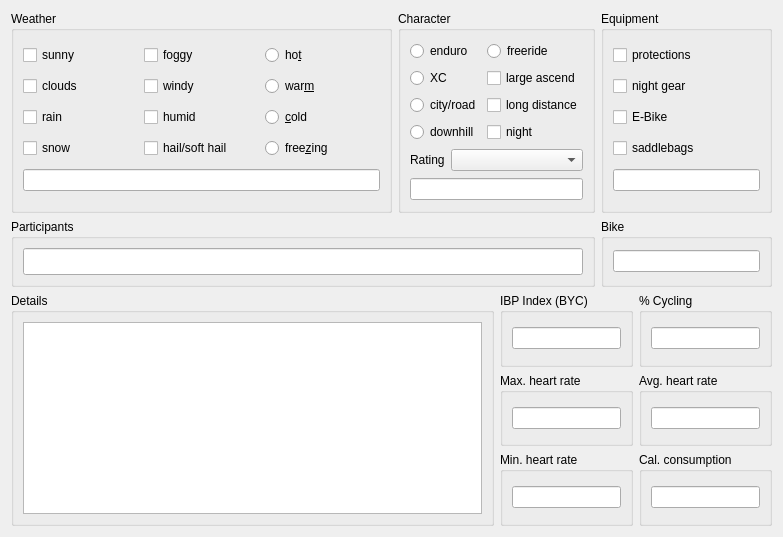
<?xml version="1.0" encoding="UTF-8"?>
<ui version="4.0">
 <class>Form</class>
 <widget class="QWidget" name="Form">
  <property name="geometry">
   <rect>
    <x>0</x>
    <y>0</y>
    <width>783</width>
    <height>537</height>
   </rect>
  </property>
  <property name="windowTitle">
   <string>Form</string>
  </property>
  <layout class="QGridLayout" name="gridLayout_5">
   <item row="0" column="0">
    <widget class="QGroupBox" name="groupBox_b">
     <property name="minimumSize">
      <size>
       <width>381</width>
       <height>202</height>
      </size>
     </property>
     <property name="title">
      <string>Weather</string>
     </property>
     <layout class="QGridLayout" name="gridLayout">
      <item row="0" column="0">
       <widget class="QCheckBox" name="checkBox">
        <property name="text">
         <string>sunny</string>
        </property>
        <property name="shortcut">
         <string notr="true"/>
        </property>
       </widget>
      </item>
      <item row="0" column="1">
       <widget class="QCheckBox" name="checkBox_20">
        <property name="text">
         <string>foggy</string>
        </property>
       </widget>
      </item>
      <item row="0" column="2">
       <widget class="QRadioButton" name="radioButton">
        <property name="text">
         <string>ho&amp;t</string>
        </property>
        <property name="shortcut">
         <string notr="true"/>
        </property>
       </widget>
      </item>
      <item row="1" column="0">
       <widget class="QCheckBox" name="checkBox_5">
        <property name="text">
         <string>clouds</string>
        </property>
        <property name="shortcut">
         <string notr="true"/>
        </property>
       </widget>
      </item>
      <item row="1" column="1">
       <widget class="QCheckBox" name="checkBox_18">
        <property name="text">
         <string>windy</string>
        </property>
        <property name="shortcut">
         <string notr="true"/>
        </property>
       </widget>
      </item>
      <item row="1" column="2">
       <widget class="QRadioButton" name="radioButton_2">
        <property name="text">
         <string>war&amp;m</string>
        </property>
        <property name="shortcut">
         <string notr="true"/>
        </property>
       </widget>
      </item>
      <item row="2" column="0">
       <widget class="QCheckBox" name="checkBox_6">
        <property name="text">
         <string>rain</string>
        </property>
        <property name="shortcut">
         <string notr="true"/>
        </property>
       </widget>
      </item>
      <item row="2" column="1">
       <widget class="QCheckBox" name="checkBox_11">
        <property name="text">
         <string>humid</string>
        </property>
        <property name="shortcut">
         <string notr="true"/>
        </property>
       </widget>
      </item>
      <item row="2" column="2">
       <widget class="QRadioButton" name="radioButton_3">
        <property name="text">
         <string>&amp;cold</string>
        </property>
        <property name="shortcut">
         <string notr="true"/>
        </property>
       </widget>
      </item>
      <item row="3" column="0">
       <widget class="QCheckBox" name="checkBox_7">
        <property name="text">
         <string>snow</string>
        </property>
        <property name="shortcut">
         <string notr="true"/>
        </property>
       </widget>
      </item>
      <item row="3" column="1">
       <widget class="QCheckBox" name="checkBox_2">
        <property name="text">
         <string>hail/soft hail</string>
        </property>
       </widget>
      </item>
      <item row="3" column="2">
       <widget class="QRadioButton" name="radioButton_4">
        <property name="text">
         <string>free&amp;zing</string>
        </property>
        <property name="shortcut">
         <string notr="true"/>
        </property>
       </widget>
      </item>
      <item row="4" column="0" colspan="3">
       <widget class="QLineEdit" name="lineEdit_2"/>
      </item>
     </layout>
    </widget>
   </item>
   <item row="0" column="1" colspan="2">
    <widget class="QGroupBox" name="groupBox_a">
     <property name="title">
      <string>Character</string>
     </property>
     <layout class="QGridLayout" name="gridLayout_2">
      <item row="0" column="0" colspan="2">
       <widget class="QRadioButton" name="radioButton_6">
        <property name="text">
         <string>enduro</string>
        </property>
       </widget>
      </item>
      <item row="0" column="2">
       <widget class="QRadioButton" name="radioButton_15">
        <property name="text">
         <string>freeride</string>
        </property>
       </widget>
      </item>
      <item row="1" column="0" colspan="2">
       <widget class="QRadioButton" name="radioButton_5">
        <property name="text">
         <string>XC</string>
        </property>
       </widget>
      </item>
      <item row="1" column="2">
       <widget class="QCheckBox" name="checkBox_14">
        <property name="text">
         <string>large ascend</string>
        </property>
       </widget>
      </item>
      <item row="2" column="0" colspan="2">
       <widget class="QRadioButton" name="radioButton_17">
        <property name="text">
         <string>city/road</string>
        </property>
       </widget>
      </item>
      <item row="2" column="2">
       <widget class="QCheckBox" name="checkBox_13">
        <property name="text">
         <string>long distance</string>
        </property>
       </widget>
      </item>
      <item row="3" column="0" colspan="2">
       <widget class="QRadioButton" name="radioButton_16">
        <property name="text">
         <string>downhill</string>
        </property>
       </widget>
      </item>
      <item row="3" column="2">
       <widget class="QCheckBox" name="checkBox_4">
        <property name="text">
         <string>night</string>
        </property>
       </widget>
      </item>
      <item row="4" column="0">
       <widget class="QLabel" name="label_2">
        <property name="text">
         <string>Rating</string>
        </property>
       </widget>
      </item>
      <item row="4" column="1" colspan="2">
       <widget class="QComboBox" name="comboBox">
        <item>
         <property name="text">
          <string/>
         </property>
        </item>
        <item>
         <property name="text">
          <string>Rating 5 stars</string>
         </property>
        </item>
        <item>
         <property name="text">
          <string>Rating 4 stars</string>
         </property>
        </item>
        <item>
         <property name="text">
          <string>Rating 3 stars</string>
         </property>
        </item>
        <item>
         <property name="text">
          <string>Rating 2 stars</string>
         </property>
        </item>
        <item>
         <property name="text">
          <string>Rating 1 star</string>
         </property>
        </item>
       </widget>
      </item>
      <item row="5" column="0" colspan="3">
       <widget class="QLineEdit" name="lineEdit_3"/>
      </item>
     </layout>
    </widget>
   </item>
   <item row="0" column="3">
    <widget class="QGroupBox" name="groupBox_d">
     <property name="title">
      <string>Equipment</string>
     </property>
     <layout class="QGridLayout" name="gridLayout_3">
      <item row="0" column="0">
       <widget class="QCheckBox" name="checkBox_9">
        <property name="text">
         <string>protections</string>
        </property>
       </widget>
      </item>
      <item row="1" column="0">
       <widget class="QCheckBox" name="checkBox_10">
        <property name="text">
         <string>night gear</string>
        </property>
       </widget>
      </item>
      <item row="2" column="0">
       <widget class="QCheckBox" name="checkBox_3">
        <property name="text">
         <string>E-Bike</string>
        </property>
       </widget>
      </item>
      <item row="3" column="0">
       <widget class="QCheckBox" name="checkBox_17">
        <property name="text">
         <string>saddlebags</string>
        </property>
       </widget>
      </item>
      <item row="4" column="0">
       <widget class="QLineEdit" name="lineEdit_4"/>
      </item>
     </layout>
    </widget>
   </item>
   <item row="1" column="0" colspan="3">
    <widget class="QGroupBox" name="groupBox_c">
     <property name="title">
      <string>Participants</string>
     </property>
     <layout class="QHBoxLayout" name="horizontalLayout_3">
      <item>
       <widget class="QLineEdit" name="lineEdit">
        <property name="sizePolicy">
         <sizepolicy hsizetype="Expanding" vsizetype="Expanding">
          <horstretch>0</horstretch>
          <verstretch>0</verstretch>
         </sizepolicy>
        </property>
       </widget>
      </item>
     </layout>
    </widget>
   </item>
   <item row="1" column="3">
    <widget class="QGroupBox" name="groupBox_de">
     <property name="title">
      <string>Bike</string>
     </property>
     <layout class="QVBoxLayout" name="verticalLayout_2">
      <item>
       <widget class="QLineEdit" name="lineEdit_6"/>
      </item>
     </layout>
    </widget>
   </item>
   <item row="2" column="0" colspan="2">
    <widget class="QGroupBox" name="groupBox_z">
     <property name="minimumSize">
      <size>
       <width>0</width>
       <height>0</height>
      </size>
     </property>
     <property name="title">
      <string>Details</string>
     </property>
     <layout class="QHBoxLayout" name="horizontalLayout_2">
      <item>
       <widget class="QTextEdit" name="textEdit"/>
      </item>
     </layout>
    </widget>
   </item>
   <item row="2" column="2" colspan="2">
    <layout class="QGridLayout" name="gridLayout_4">
     <item row="0" column="0">
      <widget class="QGroupBox" name="groupBox_n">
       <property name="title">
        <string>IBP Index (BYC)</string>
       </property>
       <property name="checkable">
        <bool>false</bool>
       </property>
       <property name="checked">
        <bool>false</bool>
       </property>
       <layout class="QHBoxLayout" name="horizontalLayout_4">
        <item>
         <widget class="QLineEdit" name="lineEdit_10">
          <property name="sizePolicy">
           <sizepolicy hsizetype="Expanding" vsizetype="Fixed">
            <horstretch>0</horstretch>
            <verstretch>0</verstretch>
           </sizepolicy>
          </property>
         </widget>
        </item>
       </layout>
      </widget>
     </item>
     <item row="0" column="1">
      <widget class="QGroupBox" name="groupBox_ab">
       <property name="title">
        <string>% Cycling</string>
       </property>
       <layout class="QVBoxLayout" name="verticalLayout_4">
        <item>
         <widget class="QLineEdit" name="lineEdit_11">
          <property name="sizePolicy">
           <sizepolicy hsizetype="Expanding" vsizetype="Fixed">
            <horstretch>0</horstretch>
            <verstretch>0</verstretch>
           </sizepolicy>
          </property>
         </widget>
        </item>
       </layout>
      </widget>
     </item>
     <item row="1" column="0">
      <widget class="QGroupBox" name="groupBox_e">
       <property name="title">
        <string>Max. heart rate</string>
       </property>
       <layout class="QVBoxLayout" name="verticalLayout">
        <item>
         <widget class="QLineEdit" name="lineEdit_5"/>
        </item>
       </layout>
      </widget>
     </item>
     <item row="1" column="1">
      <widget class="QGroupBox" name="groupBox_g_2">
       <property name="title">
        <string>Avg. heart rate</string>
       </property>
       <layout class="QVBoxLayout" name="verticalLayout_10">
        <item>
         <widget class="QLineEdit" name="lineEdit_8"/>
        </item>
       </layout>
      </widget>
     </item>
     <item row="2" column="0">
      <widget class="QGroupBox" name="groupBox_f">
       <property name="title">
        <string>Min. heart rate</string>
       </property>
       <layout class="QVBoxLayout" name="verticalLayout_8">
        <item>
         <widget class="QLineEdit" name="lineEdit_7"/>
        </item>
       </layout>
      </widget>
     </item>
     <item row="2" column="1">
      <widget class="QGroupBox" name="groupBox_h">
       <property name="title">
        <string>Cal. consumption</string>
       </property>
       <layout class="QVBoxLayout" name="verticalLayout_9">
        <item>
         <widget class="QLineEdit" name="lineEdit_9"/>
        </item>
       </layout>
      </widget>
     </item>
    </layout>
   </item>
  </layout>
 </widget>
 <tabstops>
  <tabstop>checkBox</tabstop>
  <tabstop>checkBox_5</tabstop>
  <tabstop>checkBox_6</tabstop>
  <tabstop>checkBox_7</tabstop>
  <tabstop>checkBox_20</tabstop>
  <tabstop>checkBox_18</tabstop>
  <tabstop>checkBox_11</tabstop>
  <tabstop>checkBox_2</tabstop>
  <tabstop>radioButton</tabstop>
  <tabstop>radioButton_2</tabstop>
  <tabstop>radioButton_3</tabstop>
  <tabstop>radioButton_4</tabstop>
  <tabstop>lineEdit_2</tabstop>
  <tabstop>radioButton_6</tabstop>
  <tabstop>radioButton_5</tabstop>
  <tabstop>radioButton_17</tabstop>
  <tabstop>radioButton_16</tabstop>
  <tabstop>radioButton_15</tabstop>
  <tabstop>checkBox_14</tabstop>
  <tabstop>checkBox_13</tabstop>
  <tabstop>checkBox_4</tabstop>
  <tabstop>comboBox</tabstop>
  <tabstop>lineEdit_3</tabstop>
  <tabstop>checkBox_9</tabstop>
  <tabstop>checkBox_10</tabstop>
  <tabstop>checkBox_3</tabstop>
  <tabstop>checkBox_17</tabstop>
  <tabstop>lineEdit_4</tabstop>
  <tabstop>lineEdit</tabstop>
  <tabstop>lineEdit_6</tabstop>
  <tabstop>textEdit</tabstop>
  <tabstop>lineEdit_10</tabstop>
  <tabstop>lineEdit_11</tabstop>
  <tabstop>lineEdit_5</tabstop>
  <tabstop>lineEdit_8</tabstop>
  <tabstop>lineEdit_7</tabstop>
  <tabstop>lineEdit_9</tabstop>
 </tabstops>
 <resources/>
 <connections/>
</ui>
